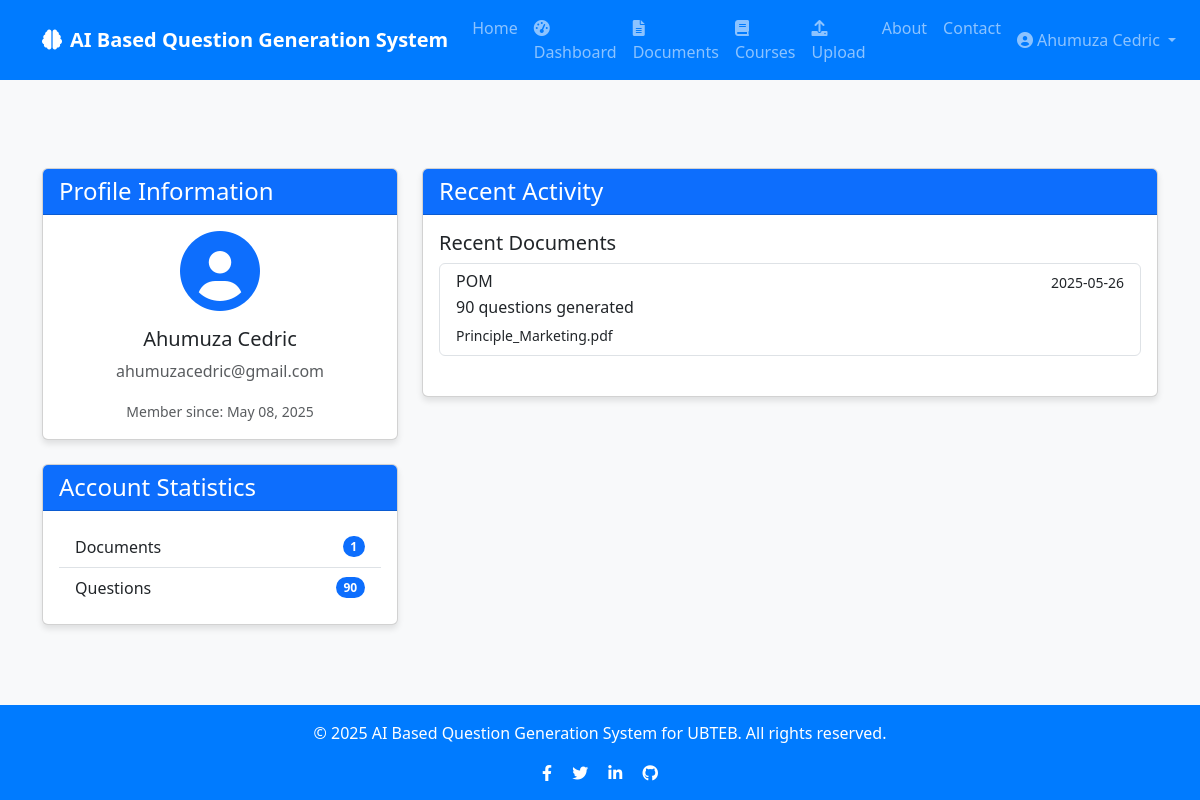
The app's page /profile (signed in), older data.
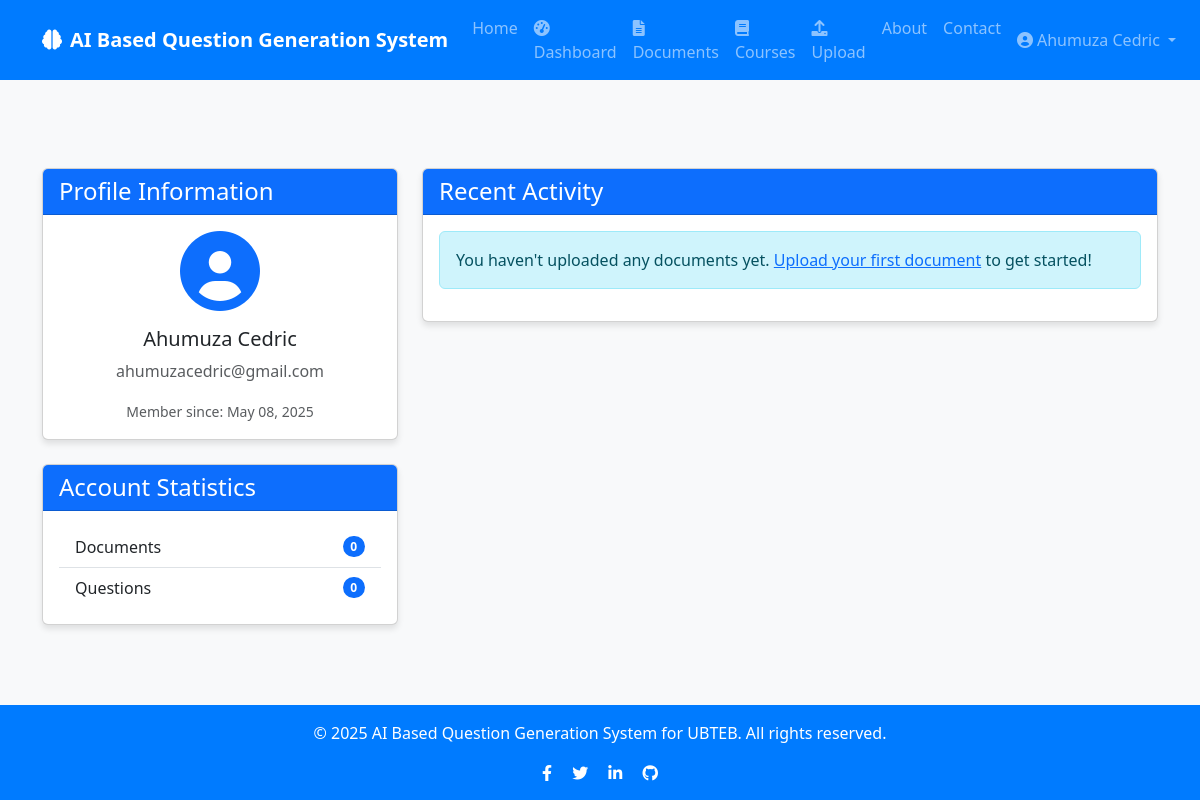
The same page, newer data.
### app/models/user.py (models this page shows, shortened)
class User(db.Model, UserMixin):
    id = db.Column(db.Integer, primary_key=True)
    username = db.Column(db.String(50), unique=True, nullable=False)
    email = db.Column(db.String(120), unique=True, nullable=False)
    password = db.Column(db.String(60), nullable=False)
    created_at = db.Column(db.DateTime, default=datetime.utcnow)
    documents = db.relationship('Document', backref='author', lazy=True, cascade="all, delete-orphan")
    questions = db.relationship('Question', backref='author', lazy=True, cascade="all, delete-orphan")
    courses = db.relationship('Course', backref='author', lazy=True, cascade="all, delete-orphan")

### app/models/document.py (models this page shows, shortened)
class Document(db.Model):
    id = db.Column(db.Integer, primary_key=True)
    title = db.Column(db.String(100), nullable=False)
    filename = db.Column(db.String(100), nullable=False)
    file_path = db.Column(db.String(255), nullable=False)
    content = db.Column(db.Text, nullable=False)
    created_at = db.Column(db.DateTime, default=datetime.utcnow)
    user_id = db.Column(db.Integer, db.ForeignKey('user.id'), nullable=False)
    course_id = db.Column(db.Integer, db.ForeignKey('course.id'), nullable=True)
    questions = db.relationship('Question', backref='document', lazy=True, cascade="all, delete-orphan")
    question_sets = db.relationship('QuestionSet', backref='document', lazy=True, cascade="all, delete-orphan")

### app/routes/auth.py (the view)
@auth.route('/profile', methods=['GET', 'POST'])
@login_required
def profile():
    return render_template('auth/profile.html', user=current_user)

### app/models/user.py (called while the page is built)
@login_manager.user_loader
def load_user(user_id):
    return User.query.get(int(user_id))

### app/templates/auth/profile.html (shortened to what this page needs)
{% extends "base.html" %}
{% block content %}
<div class="container py-5">
    <div class="row">
        <div class="col-md-4">
            <div class="card mb-4">
                <div class="card-header bg-primary text-white">
                    <h4 class="mb-0">Profile Information</h4>
                </div>
                <div class="card-body text-center">
                    <div class="mb-3">
                        <i class="fas fa-user-circle fa-5x text-primary"></i>
                    </div>
                    <h5 class="card-title">{{ user.username }}</h5>
                    <p class="card-text text-muted">{{ user.email }}</p>
                    <p class="card-text">
                        <small class="text-muted">Member since: {{ user.created_at.strftime('%B %d, %Y') }}</small>
                    </p>
                </div>
            </div>
            <div class="card">
                <div class="card-header bg-primary text-white">
                    <h4 class="mb-0">Account Statistics</h4>
                </div>
                <div class="card-body">
                    <ul class="list-group list-group-flush">
                        <li class="list-group-item d-flex justify-content-between align-items-center">
                            Documents
                            <span class="badge bg-primary rounded-pill">{{ user.documents|length }}</span>
                        </li>
                        <li class="list-group-item d-flex justify-content-between align-items-center">
                            Questions
                            <span class="badge bg-primary rounded-pill">{{ user.questions|length }}</span>
                        </li>
                    </ul>
                </div>
            </div>
        </div>
        <div class="col-md-8">
            <div class="card">
                <div class="card-header bg-primary text-white">
                    <h4 class="mb-0">Recent Activity</h4>
                </div>
                <div class="card-body">
                    {% if user.documents %}
                        <h5 class="card-title">Recent Documents</h5>
                        <div class="list-group mb-4">
                            {% for document in user.documents|sort(attribute='created_at', reverse=True) %}
                                {% if loop.index <= 5 %}
                                <a href="{{ url_for('questions.view_document', document_id=document.id) }}" class="list-group-item list-group-item-action">
                                    <div class="d-flex w-100 justify-content-between">
                                        <h6 class="mb-1">{{ document.title }}</h6>
                                        <small>{{ document.created_at.strftime('%Y-%m-%d') }}</small>
                                    </div>
                                    <p class="mb-1">{{ document.questions|length }} questions generated</p>
                                    <small>{{ document.filename }}</small>
                                </a>
                                {% endif %}
                            {% endfor %}
                        </div>
                    {% else %}
                        <div class="alert alert-info">
                            <p class="mb-0">You haven't uploaded any documents yet. <a href="{{ url_for('questions.upload_document') }}">Upload your first document</a> to get started!</p>
                        </div>
                    {% endif %}
                </div>
            </div>
        </div>
    </div>
</div>
{% endblock %}

### app/templates/base.html (shortened to what this page needs)
<!DOCTYPE html>
<html lang="en">
<head>
    <link href="https://cdn.jsdelivr.net/npm/bootstrap@5.3.0/dist/css/bootstrap.min.css" rel="stylesheet">
    <link rel="stylesheet" href="https://cdnjs.cloudflare.com/ajax/libs/font-awesome/6.0.0/css/all.min.css">
</head>
<body>
    <nav class="navbar navbar-expand-lg navbar-dark mb-4">
        <div class="container">
            <a class="navbar-brand" href="{{ url_for('main.index') }}">
                <i class="fas fa-brain me-2"></i>AI Based Question Generation System
            </a>
            <div class="collapse navbar-collapse" id="navbarNav">
                <ul class="navbar-nav me-auto">
                    <li class="nav-item">
                        <a class="nav-link" href="{{ url_for('main.index') }}">Home</a>
                    </li>
                    {% if current_user.is_authenticated %}
                    <li class="nav-item">
                        <a class="nav-link {% if request.endpoint == 'main.dashboard' %}active{% endif %}"
                           href="{{ url_for('main.dashboard') }}">
                            <i class="fas fa-tachometer-alt me-1"></i>Dashboard
                        </a>
                    </li>
                    <li class="nav-item">
                        <a class="nav-link {% if request.endpoint.startswith('questions.list_documents') %}active{% endif %}"
                           href="{{ url_for('questions.list_documents') }}">
                            <i class="fas fa-file-alt me-1"></i>Documents
                        </a>
                    </li>
                    <li class="nav-item">
                        <a class="nav-link {% if request.endpoint.startswith('courses.') %}active{% endif %}"
                           href="{{ url_for('courses.list_courses') }}">
                            <i class="fas fa-book me-1"></i>Courses
                        </a>
                    </li>
                    <li class="nav-item">
                        <a class="nav-link {% if request.endpoint == 'questions.upload_document' %}active{% endif %}"
                           href="{{ url_for('questions.upload_document') }}">
                            <i class="fas fa-upload me-1"></i>Upload
                        </a>
                    </li>
                    {% endif %}
                    <li class="nav-item">
                        <a class="nav-link" href="{{ url_for('main.about') }}">About</a>
                    </li>
                    <li class="nav-item">
                        <a class="nav-link" href="{{ url_for('main.contact') }}">Contact</a>
                    </li>
                </ul>
                <ul class="navbar-nav">
                    {% if current_user.is_authenticated %}
                    <li class="nav-item dropdown">
                        <a class="nav-link dropdown-toggle" href="#" id="navbarDropdown" role="button" data-bs-toggle="dropdown" aria-expanded="false">
                            <i class="fas fa-user-circle me-1"></i>{{ current_user.username }}
                        </a>
                    </li>
                    {% endif %}
                </ul>
            </div>
        </div>
    </nav>
    <div class="content">
        {% block content %}{% endblock %}
    </div>
    <footer class="footer text-center">
        <div class="container">
            <div class="row">
                <div class="col-md-12">
                    <p>&copy; 2025 AI Based Question Generation System for UBTEB. All rights reserved.</p>
                    <div class="social-icons">
                        <a href="#" class="text-white me-3"><i class="fab fa-facebook-f"></i></a>
                        <a href="#" class="text-white me-3"><i class="fab fa-twitter"></i></a>
                        <a href="#" class="text-white me-3"><i class="fab fa-linkedin-in"></i></a>
                        <a href="#" class="text-white"><i class="fab fa-github"></i></a>
                    </div>
                </div>
            </div>
        </div>
    </footer>
</body>
</html>

### app/templates/base.html (style rules this page uses)
body { min-height: 100vh; display: flex; flex-direction: column; background-color: #f8f9fa; }
.content { flex: 1; }
.navbar { background-color:#007bff; }
.navbar-brand { font-weight: bold; color: #ffffff; }
.nav-item { color: #f8f9fa; }
.footer { background-color: #007bff; color: #ffffff; padding: 1rem 0; margin-top: 2rem; }
.card { box-shadow: 0 4px 6px rgba(0, 0, 0, 0.1); transition: all 0.3s ease; }

Row changes from the older to the newer data that the page shows:
removed Document: title "POM", created_at "2025-05-26", questions|length "90", filename "Principle_Marketing.pdf"
Text that changed along with them:
{{ user.documents|length }}: "1" → "0"
{{ user.questions|length }}: "90" → "0"
text no longer shown: "Recent Documents"
text now shown: "You haven't uploaded any documents yet. Upload your first document to get started!"
